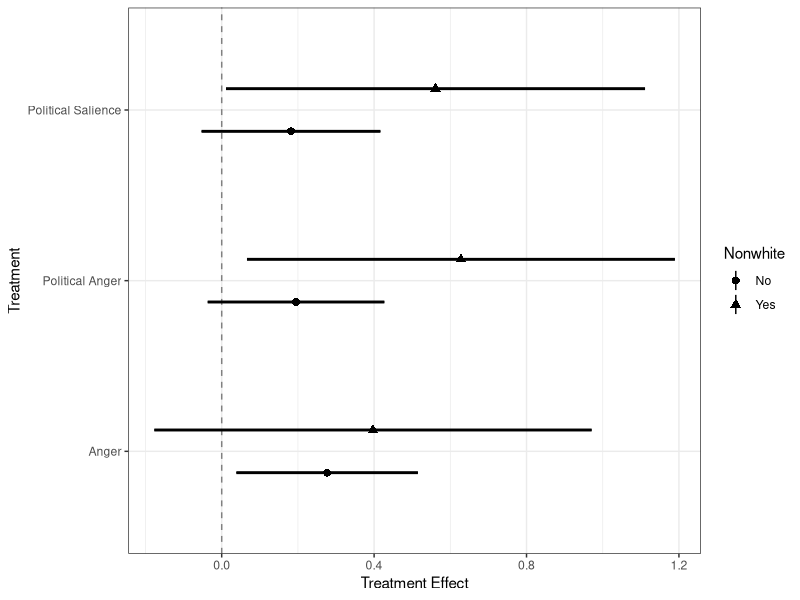

The R source for this figure:
#
# R script for experimental analysis
#

library(dplyr)
library(ggplot2)

anger <- read.csv("Data/experimental_data.csv")

# Clean DVs
anger$govt_unresponsive <- as.numeric(as.character(anger$govt_unresponsive))
anger$govt_unresponsive[anger$govt_unresponsive==-99] <- NA

# Non-white indicator
anger$race_eth <- as.numeric(as.character(anger$race_eth))
anger$race_eth[anger$race_eth==-99] <- NA
anger <- anger %>% mutate(nonwhite = as.numeric(race_eth != 1))

# Create indicators for treatment status
anger <- anger %>% mutate(anger_treated = as.numeric(anger != ""),
                          anger_salience_treated = as.numeric(anger_politics != ""),
                          salience_treated = as.numeric(salience != ""),
                          control = as.numeric(breakfast_control != ""))

# Regressions
m1 <- lm(govt_unresponsive ~ anger_treated + anger_salience_treated + salience_treated, data = anger)
m2 <- lm(govt_unresponsive ~ anger_treated + anger_salience_treated + salience_treated, data = subset(anger, nonwhite == 1))

# Coefficient plot
# Nonwhite
Treatment <- c("Anger", "Political Anger", "Political Salience")
Nonwhite <- "Yes"
Coefficient <- c(m2$coefficients[[2]], m2$coefficients[[3]], m2$coefficients[[4]])
SE <- c(summary(m2)$coefficients[,2][[2]], summary(m2)$coefficients[,2][[3]], summary(m2)$coefficients[,2][[4]])

model1Frame <- data.frame(Treatment, Nonwhite, Coefficient, SE)

# White
Treatment <- c("Anger", "Political Anger", "Political Salience")
Nonwhite <- "No"
Coefficient <- c(m1$coefficients[[2]], m1$coefficients[[3]], m1$coefficients[[4]])
SE <- c(summary(m1)$coefficients[,2][[2]], summary(m1)$coefficients[,2][[3]], summary(m1)$coefficients[,2][[4]])

model2Frame <- data.frame(Treatment, Nonwhite, Coefficient, SE)

interval95 <- -qnorm((1-0.95)/2)

allModelFrame <- data.frame(rbind(model1Frame, model2Frame))

p1 <- ggplot(allModelFrame, aes(shape = Nonwhite))
p1 <- p1 + geom_hline(yintercept = 0, color = gray(1/2), lty = 2)
p1 <- p1 + geom_linerange(aes(x = Treatment, ymin = Coefficient - SE*interval95, ymax = Coefficient + SE*interval95), 
                          lwd = 1, position = position_dodge(width = 1/2))
p1 <- p1 + geom_pointrange(aes(x = Treatment, y = Coefficient, ymin = Coefficient - SE*interval95, ymax = Coefficient + SE*interval95),
                           lwd = 1/2, position = position_dodge(width = 1/2), fill = "BLACK")
p1 <- p1 + coord_flip() + theme_bw()
p1 <- p1 + ylab("Treatment Effect")
p1 <- p1 + scale_color_manual(values = c(1,2))

